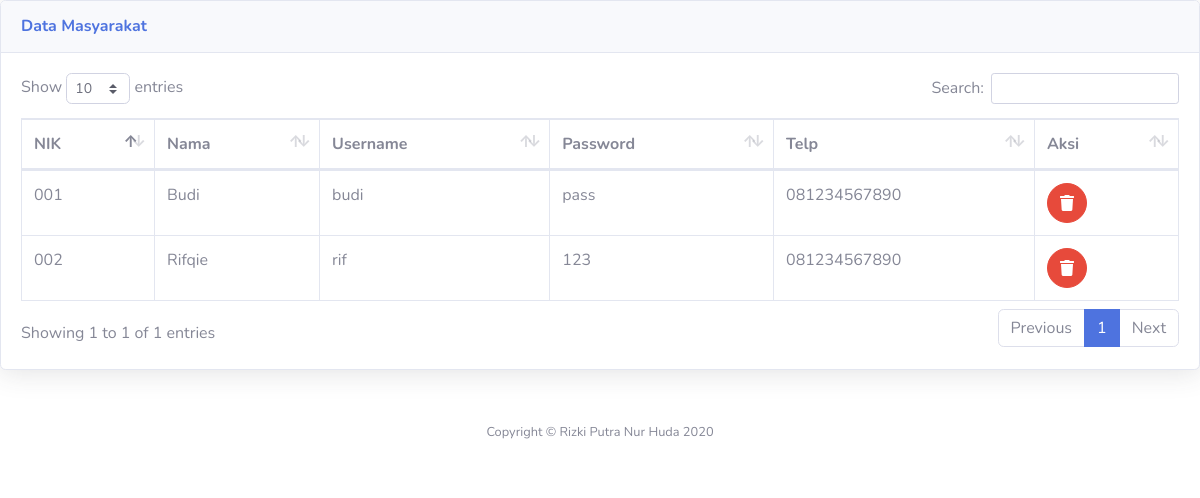
The page /admin/lihat_masyarakat.php on the database its author committed.
### tables this page shows
CREATE TABLE `masyarakat` (
  `nik` varchar(16) NOT NULL,
  `nama` varchar(35) NOT NULL,
  `username` varchar(25) NOT NULL,
  `password` varchar(32) NOT NULL,
  `telp` varchar(13) NOT NULL
);

### admin/lihat_masyarakat.php (the view, shortened to what this page needs)
<!DOCTYPE html>
<html lang="en">
<head>
  <link href="../vendor/fontawesome-free/css/all.min.css" rel="stylesheet" type="text/css">
  <link href="../css/sb-admin-2.min.css" rel="stylesheet">
  <link href="../vendor/datatables/dataTables.bootstrap4.min.css" rel="stylesheet">
</head>
<body id="page-top">
          <div class="card shadow mb-4">
            <div class="card-header py-3">
              <h6 class="m-0 font-weight-bold text-primary">Data Masyarakat</h6>
            </div>
            <div class="card-body">
              <div class="table-responsive">
                <table class="table table-bordered" id="dataTable" width="100%" cellspacing="0">
                  <thead>
                    <tr>
                      <th>NIK</th>
                      <th>Nama</th>
                      <th>Username</th>
                      <th>Password</th>
                      <th>Telp</th>
                      <th>Aksi</th>
                    </tr>
                  </thead>
                  <tfoot>
                  <?php
                  require '../koneksi.php';
                  $sql=mysqli_query($conn,"select * from masyarakat");
                  while ($data=mysqli_fetch_array($sql)) {
                 ?>
                  <tbody>
                    <tr>
                      <td><?php echo $data['nik']; ?></td>
                      <td><?php echo $data['nama']; ?></td>
                      <td><?php echo $data['username']; ?></td>
                      <td><?php echo $data['password']; ?></td>
                      <td><?php echo $data['telp']; ?></td>
                      <td>
                            <a href="delete_masyarakat.php?nik=<?php echo $data['nik']; ?>" class="btn btn-danger btn-circle" onclick="return confirm('Yakin Mau Hapus?')">
                              <i class="fa fa-trash"></i>
                            </a>
                      </td>
                    </tr>
                  </tbody>
                <?php } ?>
                </table>
              </div>
            </div>
          </div>
      <footer class="sticky-footer bg-white">
        <div class="container my-auto">
          <div class="copyright text-center my-auto">
            <span>Copyright &copy; Rizki Putra Nur Huda 2020</span>
          </div>
        </div>
      </footer>
</body>
</html>

### rows shown on the page
masyarakat: nik "001", nama "Budi", username "budi", password "pass", telp "081234567890"
masyarakat: nik "002", nama "Rifqie", username "rif", password "123", telp "081234567890"
